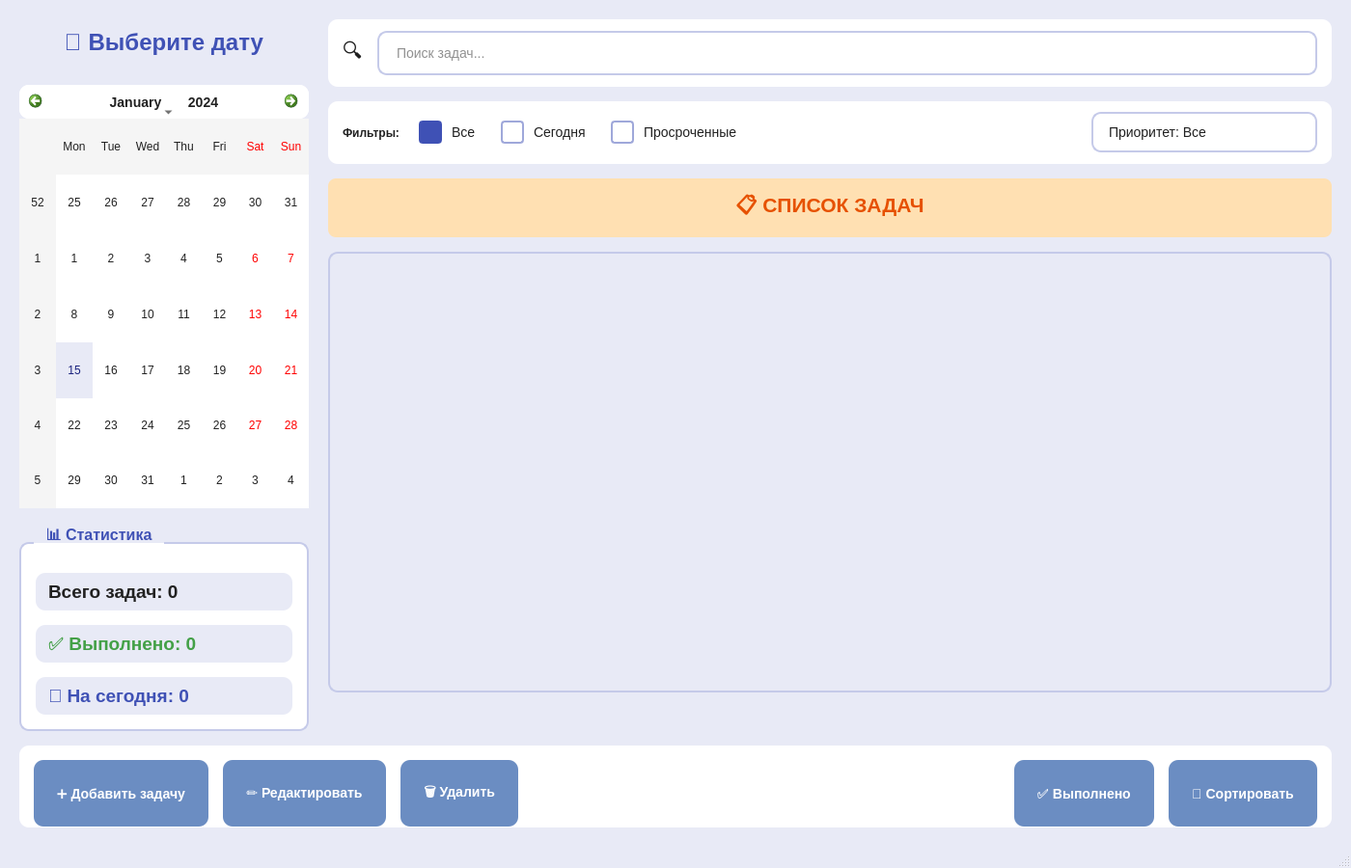
<?xml version="1.0" encoding="UTF-8"?>
<ui version="4.0">
 <class>TaskPlanner</class>
 <widget class="QMainWindow" name="TaskPlanner">
  <property name="geometry">
   <rect>
    <x>0</x>
    <y>0</y>
    <width>1400</width>
    <height>900</height>
   </rect>
  </property>
  <property name="sizePolicy">
   <sizepolicy hsizetype="Expanding" vsizetype="Expanding">
    <horstretch>0</horstretch>
    <verstretch>0</verstretch>
   </sizepolicy>
  </property>
  <property name="minimumSize">
   <size>
    <width>1200</width>
    <height>800</height>
   </size>
  </property>
  <property name="windowTitle">
   <string>📅 Планировщик учебных задач</string>
  </property>
  <property name="styleSheet">
   <string notr="true">
/* Основное окно */
QMainWindow {
    background-color: #e8eaf6;
}

/* Кнопки */
QPushButton {
    background-color: #3f51b5;
    color: #ffffff;
    border: none;
    border-radius: 8px;
    padding: 12px 24px;
    font-size: 14px;
    font-weight: bold;
    min-height: 45px;
}

QPushButton:hover {
    background-color: #303f9f;
}

QPushButton:pressed {
    background-color: #1a237e;
}

QPushButton#btnDelete {
    background-color: #e53935;
}

QPushButton#btnDelete:hover {
    background-color: #c62828;
}

QPushButton#btnMarkComplete {
    background-color: #43a047;
}

QPushButton#btnMarkComplete:hover {
    background-color: #2e7d32;
}

/* Поля ввода */
QLineEdit {
    border: 2px solid #c5cae9;
    border-radius: 8px;
    padding: 12px 16px;
    font-size: 14px;
    background-color: #ffffff;
    color: #212121;
}

QLineEdit:focus {
    border: 2px solid #3f51b5;
}

QLineEdit:hover {
    border: 2px solid #9fa8da;
}

/* ComboBox */
QComboBox {
    border: 2px solid #c5cae9;
    border-radius: 8px;
    padding: 10px 16px;
    font-size: 14px;
    background-color: #ffffff;
    color: #212121;
    min-width: 180px;
}

QComboBox:focus {
    border: 2px solid #3f51b5;
}

QComboBox:hover {
    border: 2px solid #9fa8da;
}

QComboBox::drop-down {
    border: none;
    padding-right: 10px;
}

QComboBox::down-arrow {
    image: none;
    border-left: 5px solid transparent;
    border-right: 5px solid transparent;
    border-top: 5px solid #5c6bc0;
    margin-right: 10px;
}

QComboBox QAbstractItemView {
    background-color: #ffffff;
    color: #212121;
    border: 2px solid #c5cae9;
    selection-background-color: #e8eaf6;
}

/* CheckBox */
QCheckBox {
    font-size: 14px;
    spacing: 10px;
    padding: 5px;
    color: #212121;
}

QCheckBox::indicator {
    width: 20px;
    height: 20px;
    border: 2px solid #9fa8da;
    border-radius: 4px;
    background-color: #ffffff;
}

QCheckBox::indicator:checked {
    background-color: #3f51b5;
    border: 2px solid #3f51b5;
}

QCheckBox::indicator:hover {
    border: 2px solid #3f51b5;
}

/* Labels */
QLabel {
    color: #212121;
    background-color: transparent;
}

/* GroupBox */
QGroupBox {
    font-size: 16px;
    font-weight: bold;
    border: 2px solid #c5cae9;
    border-radius: 10px;
    margin-top: 15px;
    padding-top: 15px;
    background-color: #ffffff;
    color: #212121;
}

QGroupBox::title {
    subcontrol-origin: margin;
    left: 15px;
    padding: 0 10px;
    color: #3f51b5;
}

/* Calendar */
QCalendarWidget {
    border: none;
    background-color: #ffffff;
    border-radius: 10px;
}

QCalendarWidget QToolButton {
    background-color: #3f51b5;
    color: #ffffff;
    border: none;
    border-radius: 5px;
    padding: 8px;
    font-weight: bold;
    font-size: 14px;
}

QCalendarWidget QToolButton:hover {
    background-color: #303f9f;
}

QCalendarWidget QMenu {
    background-color: #ffffff;
    border: 1px solid #c5cae9;
    border-radius: 5px;
    color: #212121;
}

QCalendarWidget QWidget {
    alternate-background-color: #f5f5f5;
    color: #212121;
}

QCalendarWidget QAbstractItemView:enabled {
    selection-background-color: #e8eaf6;
    selection-color: #1a237e;
    color: #212121;
}

/* ListWidget */
QListWidget {
    border: 2px solid #c5cae9;
    border-radius: 10px;
    background-color: #ffffff;
    font-size: 14px;
    padding: 5px;
    color: #212121;
}

QListWidget::item {
    padding: 15px;
    border-radius: 8px;
    margin: 3px 0;
    border-bottom: 1px solid #f0f0f0;
    color: #212121;
}

QListWidget::item:hover {
    background-color: #f5f5f5;
}

QListWidget::item:selected {
    background-color: #e8eaf6;
    color: #1a237e;
}

/* ScrollBar */
QScrollBar:vertical {
    background-color: #f5f5f5;
    width: 12px;
    border-radius: 6px;
}

QScrollBar::handle:vertical {
    background-color: #bdbdbd;
    border-radius: 6px;
    min-height: 30px;
}

QScrollBar::handle:vertical:hover {
    background-color: #9e9e9e;
}

QScrollBar::add-line:vertical, QScrollBar::sub-line:vertical {
    height: 0px;
}

QScrollBar:horizontal {
    background-color: #f5f5f5;
    height: 12px;
    border-radius: 6px;
}

QScrollBar::handle:horizontal {
    background-color: #bdbdbd;
    border-radius: 6px;
    min-width: 30px;
}

QScrollBar::handle:horizontal:hover {
    background-color: #9e9e9e;
}

QScrollBar::add-line:horizontal, QScrollBar::sub-line:horizontal {
    width: 0px;
}

/* ToolButton */
QToolButton {
    background-color: #3f51b5;
    color: #ffffff;
    border: none;
    border-radius: 8px;
    padding: 10px 16px;
    font-size: 16px;
    font-weight: bold;
}

QToolButton:hover {
    background-color: #303f9f;
}

/* Frame */
QFrame {
    background-color: #ffffff;
    border-radius: 10px;
}

/* MenuBar */
QMenuBar {
    background-color: #3f51b5;
    color: #ffffff;
}

QMenuBar::item:selected {
    background-color: #303f9f;
}

QMenuBar::item:pressed {
    background-color: #1a237e;
}

/* StatusBar */
QStatusBar {
    background-color: #e8eaf6;
    color: #212121;
}
   </string>
  </property>
  <widget class="QWidget" name="centralwidget">
   <property name="sizePolicy">
    <sizepolicy hsizetype="Expanding" vsizetype="Expanding">
     <horstretch>0</horstretch>
     <verstretch>0</verstretch>
    </sizepolicy>
   </property>
   <property name="styleSheet">
    <string notr="true">background-color: #e8eaf6;</string>
   </property>
   <layout class="QVBoxLayout" name="verticalLayout_3">
    <property name="spacing">
     <number>15</number>
    </property>
    <property name="leftMargin">
     <number>20</number>
    </property>
    <property name="topMargin">
     <number>20</number>
    </property>
    <property name="rightMargin">
     <number>20</number>
    </property>
    <property name="bottomMargin">
     <number>20</number>
    </property>
    <item>
     <layout class="QHBoxLayout" name="horizontalLayoutMain" stretch="1,4">
      <property name="spacing">
       <number>20</number>
      </property>
      <item>
       <layout class="QVBoxLayout" name="verticalLayoutLeft">
        <property name="spacing">
         <number>20</number>
        </property>
        <item>
         <widget class="QLabel" name="lblCalendarTitle">
          <property name="font">
           <font>
            <pointsize>18</pointsize>
            <bold>true</bold>
           </font>
          </property>
          <property name="styleSheet">
           <string notr="true">color: #3f51b5; padding: 10px; font-weight: bold;</string>
          </property>
          <property name="text">
           <string>📅 Выберите дату</string>
          </property>
          <property name="alignment">
           <set>Qt::AlignmentFlag::AlignCenter</set>
          </property>
         </widget>
        </item>
        <item>
         <widget class="QCalendarWidget" name="calendarWidget">
          <property name="minimumSize">
           <size>
            <width>300</width>
            <height>0</height>
           </size>
          </property>
          <property name="maximumSize">
           <size>
            <width>400</width>
            <height>16777215</height>
           </size>
          </property>
          <property name="styleSheet">
           <string notr="true">background-color: white; border-radius: 10px;</string>
          </property>
         </widget>
        </item>
        <item>
         <widget class="QGroupBox" name="groupBoxStats">
          <property name="minimumSize">
           <size>
            <width>0</width>
            <height>180</height>
           </size>
          </property>
          <property name="styleSheet">
           <string notr="true">QGroupBox { background-color: white; border: 2px solid #c5cae9; border-radius: 10px; margin-top: 15px; padding-top: 15px; } QGroupBox::title { color: #3f51b5; subcontrol-origin: margin; left: 15px; padding: 0 10px; font-weight: bold; }</string>
          </property>
          <property name="title">
           <string>📊 Статистика</string>
          </property>
          <layout class="QVBoxLayout" name="verticalLayoutStats">
           <property name="spacing">
            <number>15</number>
           </property>
           <property name="leftMargin">
            <number>15</number>
           </property>
           <property name="topMargin">
            <number>15</number>
           </property>
           <property name="rightMargin">
            <number>15</number>
           </property>
           <property name="bottomMargin">
            <number>15</number>
           </property>
           <item>
            <widget class="QLabel" name="lblStatsTotal">
             <property name="font">
              <font>
               <pointsize>14</pointsize>
               <bold>true</bold>
              </font>
             </property>
             <property name="styleSheet">
              <string notr="true">color: #212121; padding: 8px;</string>
             </property>
             <property name="text">
              <string>Всего задач: 0</string>
             </property>
            </widget>
           </item>
           <item>
            <widget class="QLabel" name="lblStatsCompleted">
             <property name="font">
              <font>
               <pointsize>14</pointsize>
               <bold>true</bold>
              </font>
             </property>
             <property name="styleSheet">
              <string notr="true">color: #43a047; padding: 8px;</string>
             </property>
             <property name="text">
              <string>✅ Выполнено: 0</string>
             </property>
            </widget>
           </item>
           <item>
            <widget class="QLabel" name="lblStatsToday">
             <property name="font">
              <font>
               <pointsize>14</pointsize>
               <bold>true</bold>
              </font>
             </property>
             <property name="styleSheet">
              <string notr="true">color: #3f51b5; padding: 8px;</string>
             </property>
             <property name="text">
              <string>📌 На сегодня: 0</string>
             </property>
            </widget>
           </item>
          </layout>
         </widget>
        </item>
       </layout>
      </item>
      <item>
       <layout class="QVBoxLayout" name="verticalLayoutCenter" stretch="0,0,0,1,0">
        <property name="spacing">
         <number>15</number>
        </property>
        <item>
         <widget class="QFrame" name="searchFrame">
          <property name="minimumSize">
           <size>
            <width>0</width>
            <height>70</height>
           </size>
          </property>
          <property name="maximumSize">
           <size>
            <width>16777215</width>
            <height>70</height>
           </size>
          </property>
          <property name="styleSheet">
           <string notr="true">background-color: white; border-radius: 10px;</string>
          </property>
          <property name="frameShape">
           <enum>QFrame::Shape::StyledPanel</enum>
          </property>
          <layout class="QHBoxLayout" name="horizontalLayoutSearch">
           <property name="spacing">
            <number>15</number>
           </property>
           <property name="leftMargin">
            <number>15</number>
           </property>
           <property name="topMargin">
            <number>10</number>
           </property>
           <property name="rightMargin">
            <number>15</number>
           </property>
           <property name="bottomMargin">
            <number>10</number>
           </property>
           <item>
            <widget class="QLabel" name="searchIcon">
             <property name="font">
              <font>
               <pointsize>16</pointsize>
              </font>
             </property>
             <property name="text">
              <string>🔍</string>
             </property>
            </widget>
           </item>
           <item>
            <widget class="QLineEdit" name="lineEditSearch">
             <property name="placeholderText">
              <string>Поиск задач...</string>
             </property>
            </widget>
           </item>
          </layout>
         </widget>
        </item>
        <item>
         <widget class="QFrame" name="filterFrame">
          <property name="minimumSize">
           <size>
            <width>0</width>
            <height>65</height>
           </size>
          </property>
          <property name="maximumSize">
           <size>
            <width>16777215</width>
            <height>65</height>
           </size>
          </property>
          <property name="styleSheet">
           <string notr="true">background-color: white; border-radius: 10px;</string>
          </property>
          <property name="frameShape">
           <enum>QFrame::Shape::StyledPanel</enum>
          </property>
          <layout class="QHBoxLayout" name="horizontalLayoutFilters">
           <property name="spacing">
            <number>15</number>
           </property>
           <property name="leftMargin">
            <number>15</number>
           </property>
           <property name="topMargin">
            <number>10</number>
           </property>
           <property name="rightMargin">
            <number>15</number>
           </property>
           <property name="bottomMargin">
            <number>10</number>
           </property>
           <item>
            <widget class="QLabel" name="filterLabel">
             <property name="font">
              <font>
               <bold>true</bold>
              </font>
             </property>
             <property name="text">
              <string>Фильтры:</string>
             </property>
            </widget>
           </item>
           <item>
            <widget class="QCheckBox" name="checkBoxAll">
             <property name="text">
              <string>Все</string>
             </property>
             <property name="checked">
              <bool>true</bool>
             </property>
            </widget>
           </item>
           <item>
            <widget class="QCheckBox" name="checkBoxToday">
             <property name="text">
              <string>Сегодня</string>
             </property>
            </widget>
           </item>
           <item>
            <widget class="QCheckBox" name="checkBoxOverdue">
             <property name="text">
              <string>Просроченные</string>
             </property>
            </widget>
           </item>
           <item>
            <spacer name="horizontalSpacerFilters">
             <property name="orientation">
              <enum>Qt::Orientation::Horizontal</enum>
             </property>
             <property name="sizeHint" stdset="0">
              <size>
               <width>40</width>
               <height>20</height>
              </size>
             </property>
            </spacer>
           </item>
           <item>
            <widget class="QComboBox" name="comboBoxPriority">
             <item>
              <property name="text">
               <string>Приоритет: Все</string>
              </property>
             </item>
             <item>
              <property name="text">
               <string>🔴 Высокий</string>
              </property>
             </item>
             <item>
              <property name="text">
               <string>🟡 Средний</string>
              </property>
             </item>
             <item>
              <property name="text">
               <string>🟢 Низкий</string>
              </property>
             </item>
            </widget>
           </item>
          </layout>
         </widget>
        </item>
        <item>
         <widget class="QLabel" name="lblTaskListTitle">
          <property name="minimumSize">
           <size>
            <width>0</width>
            <height>50</height>
           </size>
          </property>
          <property name="font">
           <font>
            <pointsize>16</pointsize>
            <bold>true</bold>
           </font>
          </property>
          <property name="styleSheet">
           <string notr="true">color: #e65100; background-color: #ffe0b2; padding: 12px; border-radius: 8px; font-weight: bold;</string>
          </property>
          <property name="text">
           <string>📋 СПИСОК ЗАДАЧ</string>
          </property>
          <property name="alignment">
           <set>Qt::AlignmentFlag::AlignCenter</set>
          </property>
         </widget>
        </item>
        <item>
         <widget class="QListWidget" name="listWidgetTasks">
          <property name="sizePolicy">
           <sizepolicy hsizetype="Expanding" vsizetype="Expanding">
            <horstretch>0</horstretch>
            <verstretch>1</verstretch>
           </sizepolicy>
          </property>
          <property name="minimumSize">
           <size>
            <width>300</width>
            <height>400</height>
           </size>
          </property>
         </widget>
        </item>
        <item>
         <spacer name="verticalSpacerCenter">
          <property name="orientation">
           <enum>Qt::Orientation::Vertical</enum>
          </property>
          <property name="sizeType">
           <enum>QSizePolicy::Policy::Expanding</enum>
          </property>
          <property name="sizeHint" stdset="0">
           <size>
            <width>20</width>
            <height>40</height>
           </size>
          </property>
         </spacer>
        </item>
       </layout>
      </item>
     </layout>
    </item>
    <item>
     <widget class="QFrame" name="buttonFrame">
      <property name="sizePolicy">
       <sizepolicy hsizetype="Preferred" vsizetype="Fixed">
        <horstretch>0</horstretch>
        <verstretch>0</verstretch>
       </sizepolicy>
      </property>
      <property name="minimumSize">
       <size>
        <width>0</width>
        <height>85</height>
       </size>
      </property>
      <property name="maximumSize">
       <size>
        <width>16777215</width>
        <height>85</height>
       </size>
      </property>
      <property name="styleSheet">
       <string notr="true">background-color: white; border-radius: 10px;</string>
      </property>
      <property name="frameShape">
       <enum>QFrame::Shape::StyledPanel</enum>
      </property>
      <layout class="QHBoxLayout" name="horizontalLayoutButtons">
       <property name="spacing">
        <number>15</number>
       </property>
       <property name="leftMargin">
        <number>15</number>
       </property>
       <property name="topMargin">
        <number>10</number>
       </property>
       <property name="rightMargin">
        <number>15</number>
       </property>
       <property name="bottomMargin">
        <number>10</number>
       </property>
       <item>
        <widget class="QPushButton" name="btnAdd">
         <property name="sizePolicy">
          <sizepolicy hsizetype="Preferred" vsizetype="Fixed">
           <horstretch>0</horstretch>
           <verstretch>0</verstretch>
          </sizepolicy>
         </property>
         <property name="minimumSize">
          <size>
           <width>120</width>
           <height>55</height>
          </size>
         </property>
         <property name="maximumSize">
          <size>
           <width>16777215</width>
           <height>55</height>
          </size>
         </property>
         <property name="font">
          <font>
           <pointsize>-1</pointsize>
           <bold>true</bold>
          </font>
         </property>
         <property name="styleSheet">
          <string notr="true">background-color: #6b8dc2</string>
         </property>
         <property name="text">
          <string>➕ Добавить задачу</string>
         </property>
        </widget>
       </item>
       <item>
        <widget class="QPushButton" name="btnEdit">
         <property name="sizePolicy">
          <sizepolicy hsizetype="Preferred" vsizetype="Fixed">
           <horstretch>0</horstretch>
           <verstretch>0</verstretch>
          </sizepolicy>
         </property>
         <property name="minimumSize">
          <size>
           <width>120</width>
           <height>55</height>
          </size>
         </property>
         <property name="maximumSize">
          <size>
           <width>16777215</width>
           <height>55</height>
          </size>
         </property>
         <property name="styleSheet">
          <string notr="true">background-color: #6b8dc2</string>
         </property>
         <property name="text">
          <string>✏️ Редактировать</string>
         </property>
        </widget>
       </item>
       <item>
        <widget class="QPushButton" name="btnDelete">
         <property name="sizePolicy">
          <sizepolicy hsizetype="Preferred" vsizetype="Fixed">
           <horstretch>0</horstretch>
           <verstretch>0</verstretch>
          </sizepolicy>
         </property>
         <property name="minimumSize">
          <size>
           <width>120</width>
           <height>55</height>
          </size>
         </property>
         <property name="maximumSize">
          <size>
           <width>16777215</width>
           <height>55</height>
          </size>
         </property>
         <property name="styleSheet">
          <string notr="true">background-color: #6b8dc2</string>
         </property>
         <property name="text">
          <string>🗑️ Удалить</string>
         </property>
        </widget>
       </item>
       <item>
        <spacer name="horizontalSpacerButtons">
         <property name="orientation">
          <enum>Qt::Orientation::Horizontal</enum>
         </property>
         <property name="sizeHint" stdset="0">
          <size>
           <width>40</width>
           <height>20</height>
          </size>
         </property>
        </spacer>
       </item>
       <item>
        <widget class="QPushButton" name="btnMarkComplete">
         <property name="sizePolicy">
          <sizepolicy hsizetype="Preferred" vsizetype="Fixed">
           <horstretch>0</horstretch>
           <verstretch>0</verstretch>
          </sizepolicy>
         </property>
         <property name="minimumSize">
          <size>
           <width>120</width>
           <height>55</height>
          </size>
         </property>
         <property name="maximumSize">
          <size>
           <width>16777215</width>
           <height>55</height>
          </size>
         </property>
         <property name="styleSheet">
          <string notr="true">background-color: #6b8dc2</string>
         </property>
         <property name="text">
          <string>✅ Выполнено</string>
         </property>
        </widget>
       </item>
       <item>
        <widget class="QPushButton" name="btnSort">
         <property name="sizePolicy">
          <sizepolicy hsizetype="Preferred" vsizetype="Fixed">
           <horstretch>0</horstretch>
           <verstretch>0</verstretch>
          </sizepolicy>
         </property>
         <property name="minimumSize">
          <size>
           <width>120</width>
           <height>55</height>
          </size>
         </property>
         <property name="maximumSize">
          <size>
           <width>16777215</width>
           <height>55</height>
          </size>
         </property>
         <property name="styleSheet">
          <string notr="true">background-color: #6b8dc2</string>
         </property>
         <property name="text">
          <string>🔄 Сортировать</string>
         </property>
        </widget>
       </item>
      </layout>
     </widget>
    </item>
   </layout>
  </widget>
  <widget class="QMenuBar" name="menubar">
   <property name="geometry">
    <rect>
     <x>0</x>
     <y>0</y>
     <width>1400</width>
     <height>25</height>
    </rect>
   </property>
  </widget>
  <widget class="QStatusBar" name="statusbar"/>
 </widget>
 <resources/>
 <connections/>
</ui>
